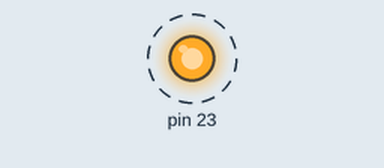
Recording of a sketch running on a simulated Arduino Uno, built with avr-gcc and run on an emulated ATmega328P. On the bench: output pins drawn as LEDs (lit = HIGH). Dashed ring = blinking.

Above: at 0.02 s.
Timing chart, 0 to 3.0 s (numbered marks = the images above):
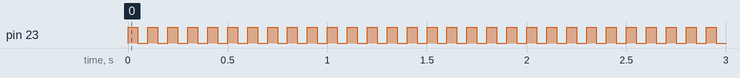

The sketch:

experimento00.ino
```cpp
void setup() {
  DDRB = DDRB |B10000000;  // sets Arduino pins 1 to 7 as outputs, pin 0 as input
  //DDRB = DDRB | B01111111;  // this is safer as it sets pins 2 to 7 as outputs
  // without changing the value of pins 0 & 1, which are RX & TX
  //DDRE |= B11111100;
}
void loop() {
  PORTB |= B10000000;  // Pin D2 to HIGH
  delay(50);
  PORTB &= B01111111;  // Pin D2 to LOW
  delay(50);
}
```

Measured:
- by itself, pin 23: alternates HIGH for 0.05 s and LOW for 0.05 s
